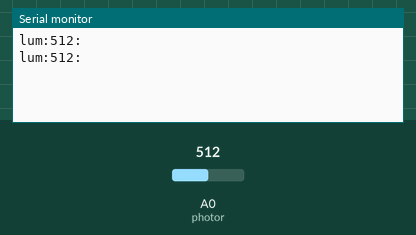
Simulated run of this sketch. Board: Arduino Uno, built with avr-gcc and run on an emulated ATmega328P. On the bench: the last lines printed to the serial monitor. The inputs (shaded band) are chosen by the test bench; at power-on: A0 (photor) = 512.

Above: at 1.8 s.
1.9 s: A0 (photor) set to 716
At 2.3 s:
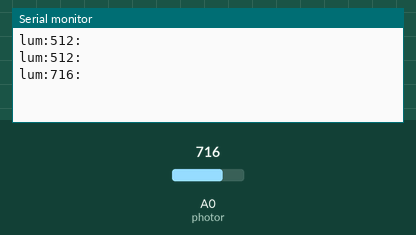
3.4 s: A0 (photor) set to 900
At 4.8 s:
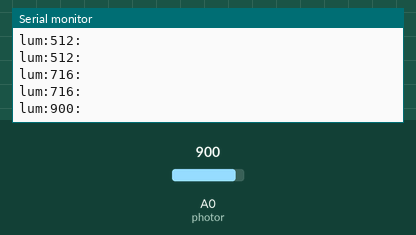
Timing chart, 0 to 6.4 s (numbered marks = the images above; inputs shaded):
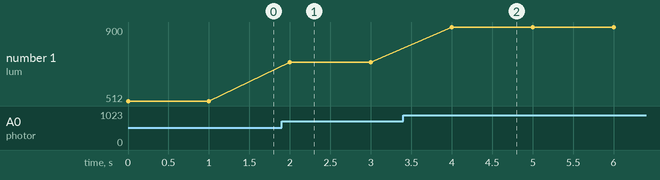

Measured:
- after the input at 1.9 s, the serial monitor: prints a new line after 0.10 s (image 1)
- after the input at 3.4 s, the serial monitor: prints a new line after 0.60 s (image 2)
- plotted number 1: 512 → 716 after the input at 1.9 s, 716 → 900 after the input at 3.4 s

The sketch:

controlum.ino
```cpp
#define photor A0  //on define le pin où on attache le capteur de luminositè
void setup()  {
  pinMode(A0,INPUT);
  Serial.begin(9600); // begin serial communication
}
void loop()
{
  int val = analogRead(photor);
  Serial.print("lum:");
  Serial.print(val,DEC);
  Serial.println(":");
  delay(1000);
}
```
